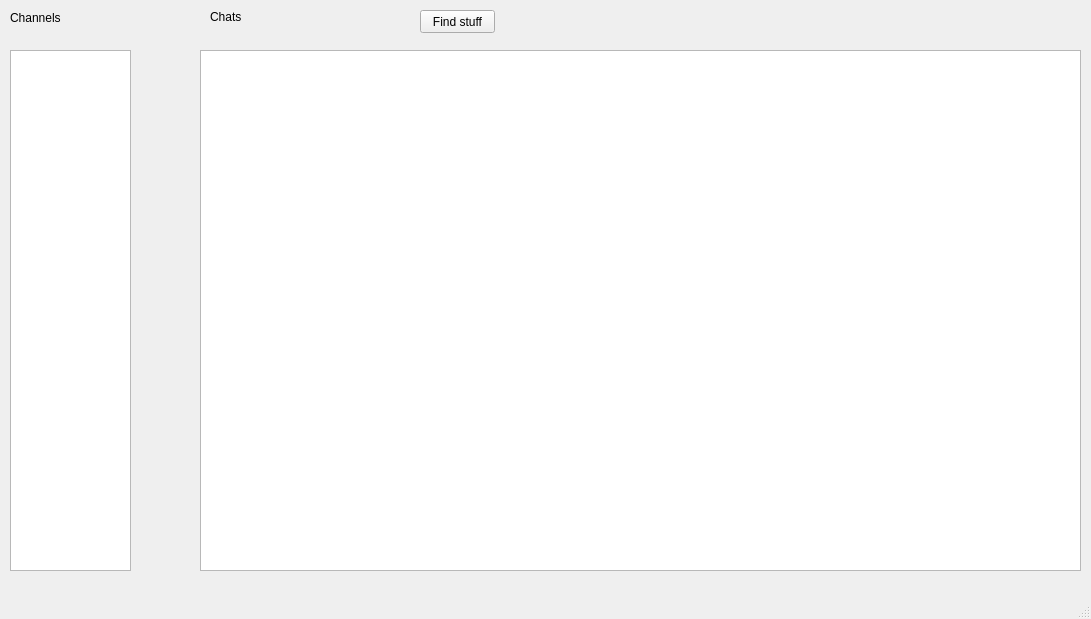
<?xml version="1.0" encoding="UTF-8"?>
<ui version="4.0">
 <class>MainWindow</class>
 <widget class="QMainWindow" name="MainWindow">
  <property name="geometry">
   <rect>
    <x>0</x>
    <y>0</y>
    <width>1091</width>
    <height>619</height>
   </rect>
  </property>
  <property name="windowTitle">
   <string>MainWindow</string>
  </property>
  <widget class="QWidget" name="centralwidget">
   <widget class="QListWidget" name="listWidget">
    <property name="geometry">
     <rect>
      <x>10</x>
      <y>50</y>
      <width>121</width>
      <height>521</height>
     </rect>
    </property>
   </widget>
   <widget class="QLabel" name="label">
    <property name="geometry">
     <rect>
      <x>10</x>
      <y>10</y>
      <width>71</width>
      <height>16</height>
     </rect>
    </property>
    <property name="text">
     <string>Channels</string>
    </property>
   </widget>
   <widget class="QListWidget" name="listWidget_2">
    <property name="geometry">
     <rect>
      <x>200</x>
      <y>50</y>
      <width>881</width>
      <height>521</height>
     </rect>
    </property>
   </widget>
   <widget class="QLabel" name="label_2">
    <property name="geometry">
     <rect>
      <x>210</x>
      <y>10</y>
      <width>47</width>
      <height>13</height>
     </rect>
    </property>
    <property name="text">
     <string>Chats</string>
    </property>
   </widget>
   <widget class="QPushButton" name="pushButton">
    <property name="geometry">
     <rect>
      <x>420</x>
      <y>10</y>
      <width>75</width>
      <height>23</height>
     </rect>
    </property>
    <property name="text">
     <string>Find stuff</string>
    </property>
   </widget>
  </widget>
  <widget class="QMenuBar" name="menubar">
   <property name="geometry">
    <rect>
     <x>0</x>
     <y>0</y>
     <width>1091</width>
     <height>21</height>
    </rect>
   </property>
  </widget>
  <widget class="QStatusBar" name="statusbar"/>
 </widget>
 <resources/>
 <connections/>
</ui>
